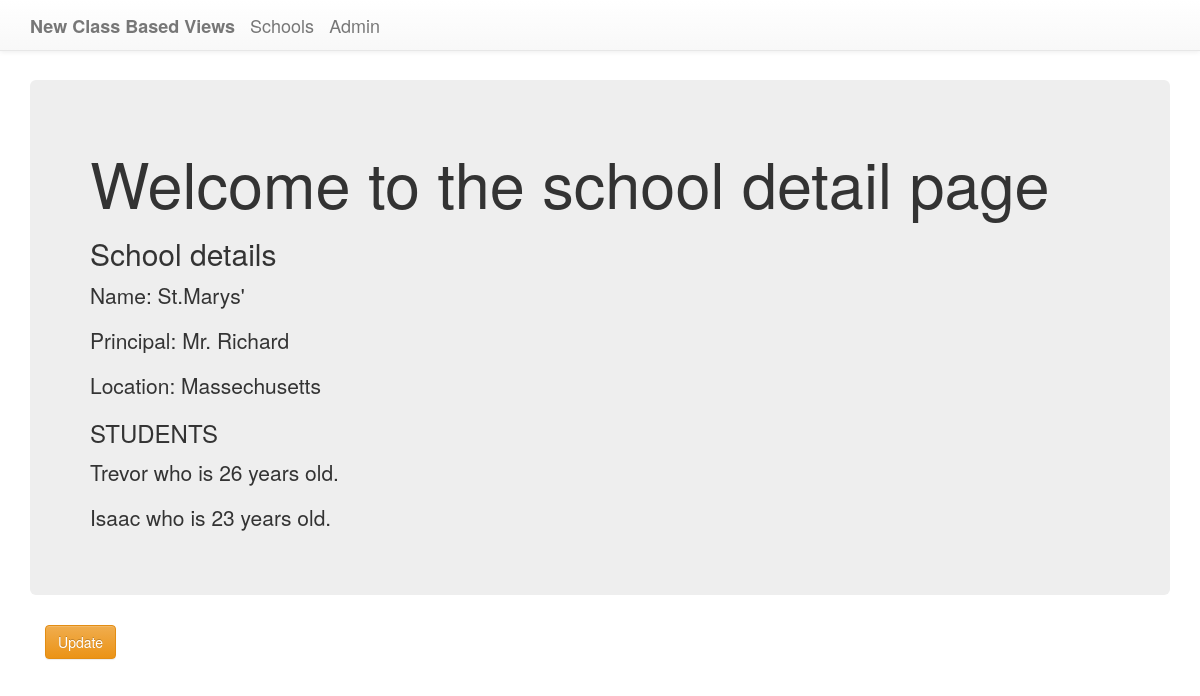
The page /first_app/school/2/ on the database its author committed.
### first_app/models.py (models this page shows, shortened)
class School(models.Model):
    name = models.CharField(max_length=254)
    principal = models.CharField(max_length=24)
    location = models.CharField(max_length=245)

class Student(models.Model):
    name = models.CharField(max_length=50)
    age = models.PositiveIntegerField()
    school = models.ForeignKey(School,related_name="students", on_delete=models.CASCADE)

### first_app/views.py (the view)
# urls.py: url(r'^school/(?P<pk>\d+)/$',views.SchoolDetailView.as_view(),name='detail'),# passing in the primarykey related to the particular schools detail
class SchoolDetailView(DetailView):
    context_object_name = 'school_detail'#as for detailview it just returns model name lowercase in this case school
    model = models.School
    template_name = 'first_app/schoolDetail.html'

### first_app/templates/first_app/schoolDetail.html
{% extends 'first_app/first_appBase.html' %}
{% block body_block %}
    <div class="jumbotron">
        <h1>Welcome to the school detail page</h1>
        <h2> School details</h2>
        <p>Name: {{ school_detail.name }}</p>
        <p>Principal: {{ school_detail.principal }}</p>
        <p>Location: {{ school_detail.location }}</p>
        <h3>STUDENTS</h3>
            {% for student in school_detail.students.all %}
                <p>{{ student.name }} who is {{ student.age }} years old.</p>
            {% endfor %}
    </div>
    <div class="container">
        <p><a class="btn btn-warning" href="{% url 'firstapp:update' pk=school_detail.pk %}">Update</a></p>
    </div>
{% endblock body_block %}

### rows shown on the page
School: name "St.Marys'", principal "Mr. Richard", location "Massechusetts"
Student: name "Trevor", age "26"
Student: name "Isaac", age "23"
